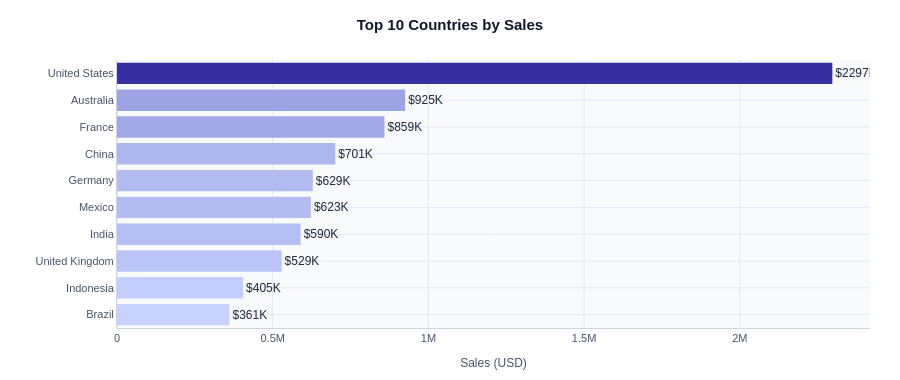

Notebook code for this chart:
### Code cell
fig_top_countries(df).show()

### Figure 1 — Plotly figure (JSON) as saved in the notebook; plotly's stock layout.template omitted (floating-point values rounded to 4 significant figures)
{"data": [{"hovertemplate": "%{y}<br>Sales: $%{x:,.0f}<extra></extra>", "marker": {"color": [361100.0, 404900.0, 528600.0, 589700.0, 622600.0, 628800.0, 700600.0, 858900.0, 925200.0, 2297000.0], "colorscale": [[0, "#C7D2FE"], [1, "#3730A3"]], "line": {"width": 0}}, "orientation": "h", "text": ["$361K", "$405K", "$529K", "$590K", "$623K", "$629K", "$701K", "$859K", "$925K", "$2297K"], "textposition": "outside", "type": "bar", "x": [361100.0, 404900.0, 528600.0, 589600.0, 622600.0, 628800.0, 700600.0, 858900.0, 925200.0, 2297000.0], "y": ["Brazil", "Indonesia", "United Kingdom", "India", "Mexico", "Germany", "China", "France", "Australia", "United States"]}], "layout": {"font": {"color": "#1E293B", "family": "Arial, sans-serif", "size": 12}, "height": 380, "hoverlabel": {"bgcolor": "#1E293B", "bordercolor": "#1E293B", "font": {"color": "white", "size": 12}}, "legend": {"bgcolor": "rgba(255,255,255,0.8)", "bordercolor": "#E2E8F0", "borderwidth": 1, "font": {"color": "#334155", "size": 11}}, "margin": {"b": 50, "l": 50, "r": 30, "t": 60}, "paper_bgcolor": "white", "plot_bgcolor": "#F8FAFC", "title": {"font": {"color": "#0F172A", "family": "Arial, sans-serif", "size": 15, "weight": 700}, "text": "<b>Top 10 Countries by Sales</b>", "x": 0.5, "xanchor": "center"}, "xaxis": {"gridcolor": "#E2E8F0", "linecolor": "#CBD5E1", "showline": true, "tickfont": {"color": "#475569", "size": 11}, "title": {"font": {"color": "#475569", "size": 12}, "text": "Sales (USD)"}}, "yaxis": {"gridcolor": "#E2E8F0", "linecolor": "#CBD5E1", "showline": true, "tickfont": {"color": "#475569", "size": 11}, "title": {"font": {"color": "#475569", "size": 12}, "text": ""}}}}
